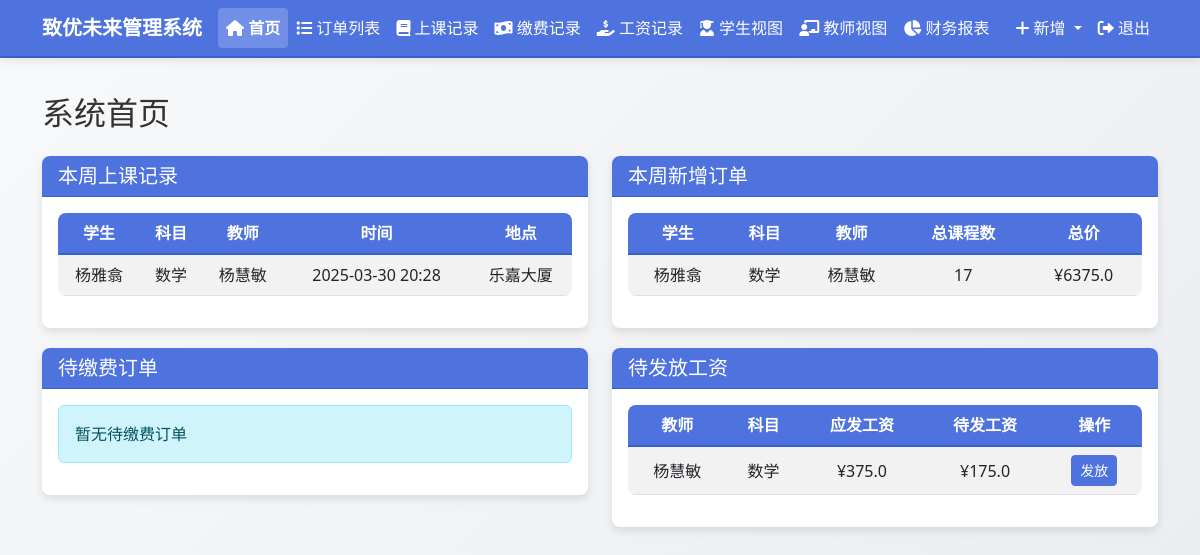
Page /dashboard (signed in) on the earlier database version.
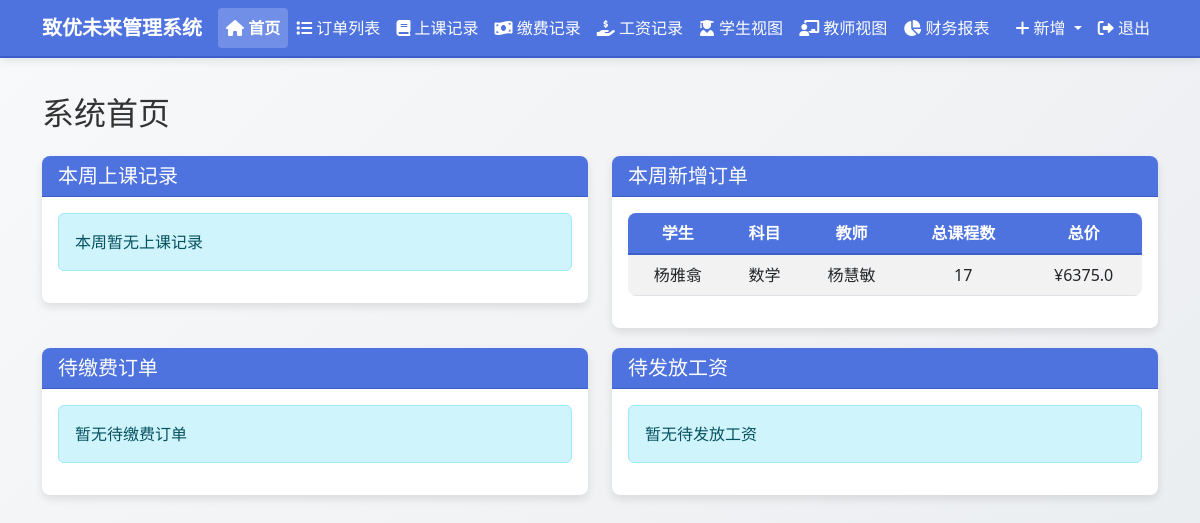
Same page on the later database version.
### models.py (models this page shows, shortened)
class ClassRecord(db.Model):
    id = db.Column(db.Integer, primary_key=True)
    order_id = db.Column(db.Integer, db.ForeignKey('order.id'), nullable=False)
    student_name = db.Column(db.String(100), nullable=False)
    subject = db.Column(db.String(100), nullable=False)
    semester = db.Column(db.String(100), nullable=False)
    teacher_name = db.Column(db.String(100), nullable=False)
    class_content = db.Column(db.Text, nullable=True)
    class_time = db.Column(db.DateTime, nullable=False, default=datetime.now)
    location = db.Column(db.String(100), nullable=False)
    note = db.Column(db.Text, nullable=True)
    created_at = db.Column(db.DateTime, default=datetime.now)

class Order(db.Model):
    id = db.Column(db.Integer, primary_key=True)
    order_number = db.Column(db.String(50),
                             unique=True,
                             nullable=False,
                             default="")
    student_name = db.Column(db.String(100), nullable=False)
    subject = db.Column(db.String(100), nullable=False)
    teacher_name = db.Column(db.String(100), nullable=False)
    semester = db.Column(db.String(100), nullable=False)
    total_classes = db.Column(db.Integer, default=0)
    completed_classes = db.Column(db.Integer, default=0)
    remaining_classes = db.Column(db.Integer, default=0)
    class_price = db.Column(db.Float, default=0.0)
    salary_price = db.Column(db.Float, default=0.0)  # 新增工资单价字段
    total_price = db.Column(db.Float, default=0.0)
    paid_amount = db.Column(db.Float, default=0.0)
    used_amount = db.Column(db.Float, default=0.0)
    remaining_amount = db.Column(db.Float, default=0.0)  # 已缴费用 - 已销费用
    payable_amount = db.Column(db.Float, default=0.0)  # 订单总价 - 已缴费用
    payable_salary = db.Column(db.Float, default=0.0)
    paid_salary = db.Column(db.Float, default=0.0)
    remaining_salary = db.Column(db.Float, default=0.0)
    order_note = db.Column(db.Text, nullable=True)
    teacher_note = db.Column(db.Text, nullable=True)
    student_note = db.Column(db.Text, nullable=True)
    created_at = db.Column(db.DateTime, default=datetime.now)
    class_records = db.relationship('ClassRecord', backref='order', lazy=True)
    payment_records = db.relationship('PaymentRecord',
                                      backref='order',
                                      lazy=True)
    salary_records = db.relationship('SalaryRecord',
                                     backref='order',
                                     lazy=True)

### routes.py (the view)
@app.route('/dashboard')
@login_required
def dashboard():
    today = datetime.now().date()
    start_of_week = today - timedelta(days=today.weekday())
    end_of_week = start_of_week + timedelta(days=6)
    this_week_classes = ClassRecord.query.filter(
        ClassRecord.class_time >= start_of_week, ClassRecord.class_time
        <= end_of_week + timedelta(days=1)).order_by(
            ClassRecord.class_time).all()
    this_week_orders = Order.query.filter(
        Order.created_at >= start_of_week, Order.created_at <= end_of_week +
        timedelta(days=1)).order_by(Order.created_at.desc()).all()
    pending_payments = Order.query.filter(Order.remaining_amount > 0).all()
    pending_salaries = Order.query.filter(Order.remaining_salary > 0).all()
    order_form = OrderForm()
    class_record_form = ClassRecordForm()
    payment_record_form = PaymentRecordForm()
    salary_record_form = SalaryRecordForm()
    orders = Order.query.all()
    class_record_form.order_id.choices = [
        (order.id,
         f"{order.order_number} - {order.student_name} - {order.subject}")
        for order in orders
    ]
    payment_record_form.order_id.choices = [
        (order.id,
         f"{order.order_number} - {order.student_name} - {order.subject}")
        for order in orders
    ]
    salary_record_form.order_id.choices = [
        (order.id,
         f"{order.order_number} - {order.teacher_name} - {order.subject}")
        for order in orders
    ]
    return render_template('dashboard.html',
                           title='首页',
                           this_week_classes=this_week_classes,
                           this_week_orders=this_week_orders,
                           pending_payments=pending_payments,
                           pending_salaries=pending_salaries,
                           order_form=order_form,
                           class_record_form=class_record_form,
                           payment_record_form=payment_record_form,
                           salary_record_form=salary_record_form,
                           edit_note_form=EditNoteForm())

### app.py (called while the page is built)
@login_manager.user_loader
def load_user(user_id):
    from models import User
    return User.query.get(int(user_id))

### templates/dashboard.html (shortened to what the changed rows need)
{% extends "layout.html" %}
{% block content %}
<h2 class="mb-4">系统首页</h2>
<div class="row">
    <div class="col-md-6">
        <div class="card dashboard-section">
            <div class="card-body">
                {% if this_week_classes %}
                <div class="table-responsive">
                    <table class="table table-striped table-hover">
                        <thead>
                            <tr>
                                <th>学生</th>
                                <th>科目</th>
                                <th>教师</th>
                                <th>时间</th>
                                <th>地点</th>
                            </tr>
                        </thead>
                        <tbody>
                            {% for record in this_week_classes %}
                            <tr>
                                <td>{{ record.student_name }}</td>
                                <td>{{ record.subject }}</td>
                                <td>{{ record.teacher_name }}</td>
                                <td>{{ record.class_time.strftime('%Y-%m-%d %H:%M') }}</td>
                                <td>{{ record.location }}</td>
                            </tr>
                            {% endfor %}
                        </tbody>
                    </table>
                </div>
                {% else %}
                <div class="alert alert-info">本周暂无上课记录</div>
                {% endif %}
            </div>
        </div>
    </div>
    <div class="col-md-6">
        <div class="card dashboard-section">
            <div class="card-body">
                {% if this_week_orders %}
                <div class="table-responsive">
                    <table class="table table-striped table-hover">
                        <thead>
                            <tr>
                                <th>学生</th>
                                <th>科目</th>
                                <th>教师</th>
                                <th>总课程数</th>
                                <th>总价</th>
                            </tr>
                        </thead>
                        <tbody>
                            {% for order in this_week_orders %}
                            <tr>
                                <td>{{ order.student_name }}</td>
                                <td>{{ order.subject }}</td>
                                <td>{{ order.teacher_name }}</td>
                                <td>{{ order.total_classes }}</td>
                                <td>¥{{ order.total_price }}</td>
                            </tr>
                            {% endfor %}
                        </tbody>
                    </table>
                </div>
                {% else %}
                <div class="alert alert-info">本周暂无新增订单</div>
                {% endif %}
            </div>
        </div>
    </div>
</div>
<div class="row">
    <div class="col-md-6">
        <div class="card dashboard-section">
            <div class="card-body">
                {% if pending_salaries %}
                <div class="table-responsive">
                    <table class="table table-striped table-hover">
                        <thead>
                            <tr>
                                <th>教师</th>
                                <th>科目</th>
                                <th>应发工资</th>
                                <th>待发工资</th>
                                <th>操作</th>
                            </tr>
                        </thead>
                        <tbody>
                            {% for order in pending_salaries %}
                            <tr>
                                <td>{{ order.teacher_name }}</td>
                                <td>{{ order.subject }}</td>
                                <td>¥{{ order.payable_salary }}</td>
                                <td>¥{{ order.remaining_salary }}</td>
                                <td>
                                    <button type="button" class="btn btn-sm btn-primary"
                                            data-bs-toggle="modal" data-bs-target="#newSalaryModal"
                                            onclick="document.getElementById('order_id').value = {{ order.id }}; document.getElementById('order_id').dispatchEvent(new Event('change'));">
                                        发放
                                    </button>
                                </td>
                            </tr>
                            {% endfor %}
                        </tbody>
                    </table>
                </div>
                {% else %}
                <div class="alert alert-info">暂无待发放工资</div>
                {% endif %}
            </div>
        </div>
    </div>
</div>
{% endblock %}

Differences in the rows shown:
removed ClassRecord: student_name "杨雅翕", subject "数学", teacher_name "杨慧敏", class_time "2025-03-30 20:28", location "乐嘉大厦"
no longer on one of the page's lists (row edited): Order: teacher_name "杨慧敏", subject "数学", payable_salary "375.0", remaining_salary "175.0"
Other differences:
text no longer shown: "学生 科目 教师 时间 地点 教师 科目 应发工资 待发工资 操作"
text now shown: "本周暂无上课记录 暂无待发放工资"
